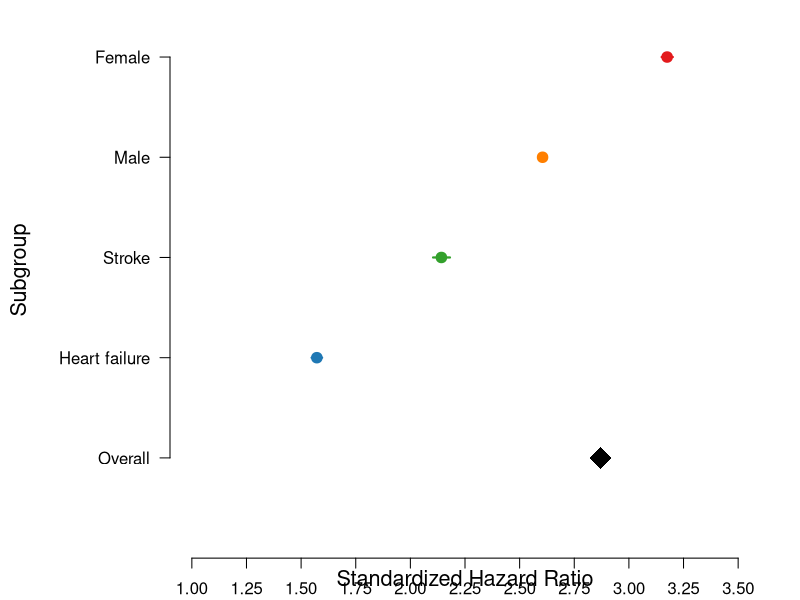

This figure's R source:
# Dependenices
library(data.table)

# Manual input
f <- c(3.175,3.15,3.201)
m <- c(2.605,2.586,2.624)
hf <- c(1.572, 1.548, 1.596)
stroke <- c(2.142,2.104,2.181)
all <- c(2.87, 2.86, 2.89)

# Bind results
ehr <- data.frame(rbind(all,hf,stroke,m,f))
ehr$subgroup <- c('Overall','Heart failure','Stroke','Males','Females')

# Plot
pdf('/data/arrhythmia/skhurshid/broad_ibm_afrisk/subgroup_hr.pdf',height=1.5,width=4.4,
    pointsize=3)
par(oma=c(1,1,1,1))
par(mar=c(4,7.5,1,1))
col <- c('black','#1f78b4','#33a02c','#ff7f00','#e31a1c')
plot(x=ehr[,1],y=seq(1,5,1),xlim=c(1,3.50),ylim=c(0.75,5),
     xaxt='n',yaxt='n',xlab='',ylab='',pch=c(18,rep(19,4)),col=col,cex=c(3,rep(1.4,4)),bty='n')
axis(1,at=seq(1,3.50,0.25),cex=1.4,pos=0)
axis(2,at=1:5,labels=FALSE,cex=1.4)
mtext('Subgroup',side=2,line=7,cex=1.3)
mtext('Standardized Hazard Ratio',side=1,line=3.5,cex=1.3)
segments(ehr$X2,1:5,ehr$X3,1:5,col=col,lwd=2.2)

plot_names <- c('Overall','Heart failure','Stroke','Male','Female')
for (i in 1:length(plot_names)){
  mtext(paste0(plot_names[i]),
        side=2,line=1,las=2,at=i)
}

dev.off()
